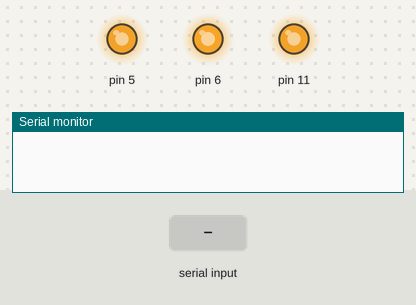
Simulated run of this sketch. Board: Arduino Uno, built with avr-gcc and run on an emulated ATmega328P. On the bench: output pins drawn as LEDs (lit = HIGH), the last lines printed to the serial monitor. The test bench sets the inputs (shaded band). Random numbers use the default seed unless the sketch sets one.

Above: at 1.2 s.
1.3 s: "1" received over Serial
4.8 s: "0" received over Serial
At 9.9 s:
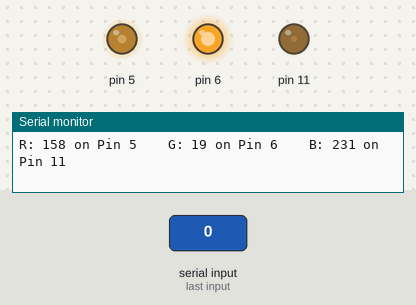
12.9 s: "2" received over Serial
At 12.9 s:
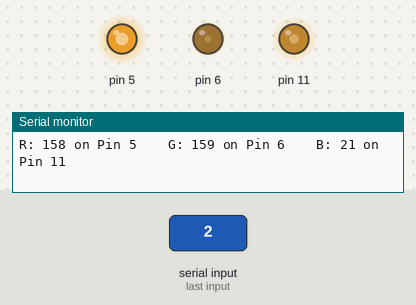
Timing chart, 0 to 17.6 s (numbered marks = the images above; inputs shaded):
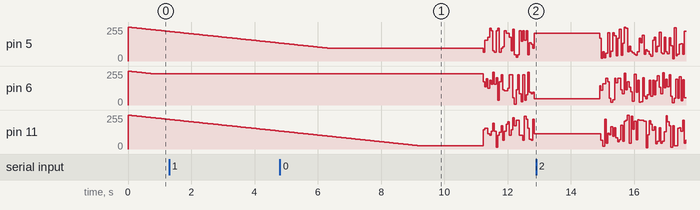

The sketch:

LED_Lerp_Night.ino
```cpp
#define RES_R 5
#define RES_G 6
#define RES_B 11

#include "DPL_Legacy.h"

int st = 1;
int dl = 40;

using namespace DPL_SerialPort;
using namespace DPL_RGB;

RGB LED(RES_R, RES_G, RES_B, NEGATIVE);

void setup() {
  Start(9600);
  LED.Set(0, 0, 0);
}

void loop() {
  if (BUFFER_OK) {
    st = In("-d");
    dl = In();
  }

  Color target(random(0, 255), random(0, 255), random(0, 255));
  Prog_Lerp(target, st, dl);
  Out(LED, NEW_LINE);
}

void Prog_Lerp(Color targetColor, float step, int dl) {
  while (true) {
    if (LED.color.R < targetColor.R && LED.color.R + step <= 255)
      LED.color.R += step;
    if (LED.color.R > targetColor.R && LED.color.R - step >= 0)
      LED.color.R -= step;
    if (LED.color.G < targetColor.G && LED.color.G + step <= 255)
      LED.color.G += step;
    if (LED.color.G > targetColor.G && LED.color.G - step >= 0)
      LED.color.G -= step;
    if (LED.color.B < targetColor.B && LED.color.B + step <= 255)
      LED.color.B += step;
    if (LED.color.B > targetColor.B && LED.color.B - step >= 0)
      LED.color.B -= step;

    if (LED.color.R <= targetColor.R + step && LED.color.R >= targetColor.R - step && LED.color.G <= targetColor.G + step && LED.color.G >= targetColor.G - step && LED.color.B <= targetColor.B + step && LED.color.B >= targetColor.B - step)
      break;

    LED.Set(LED.color);
    delay(dl);
  }
}
```
